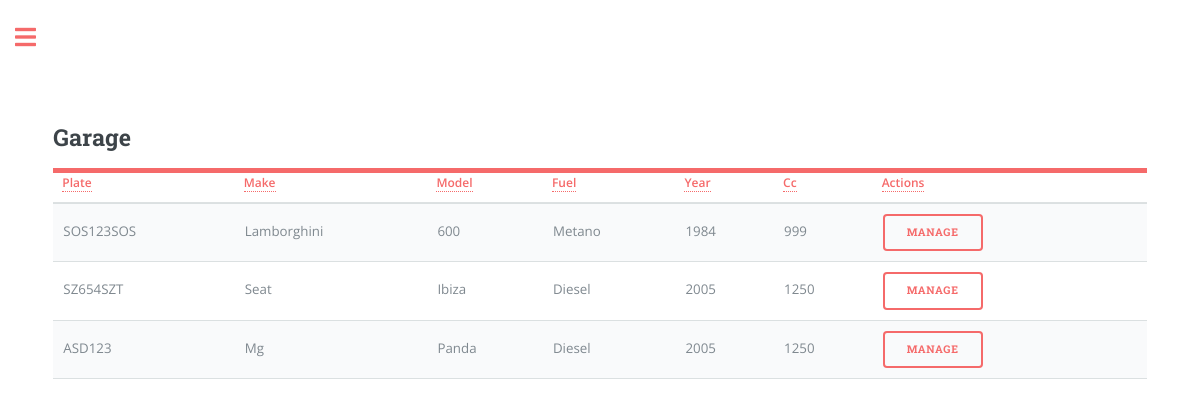
/garage_view (signed in), run on the app's committed database.
### app/models.py (models this page shows, shortened)
class Car(db.Model):
    plate = db.Column(db.String(8), primary_key=True, index=True, unique=True)
    make = db.Column(db.String(15), index=True)
    model = db.Column(db.String(15), index=True)
    fuel = db.Column(db.String(8), index=True)
    year = db.Column(db.Integer, index=True)
    cc = db.Column(db.Integer, index=True)
    user_id = db.Column(db.Integer, db.ForeignKey('user.id'))

### app/routes.py (the view)
@app.route('/garage_view', methods=['GET', 'POST'])
@login_required
def garage_view():
    user_cars = current_user.garage.all()
    return render_template('garage_view.html', title='Garage',
                           page="garage_view", user_cars=user_cars, user_name=current_user.username if current_user.is_authenticated else None)

### app/models.py (called while the page is built)
@login.user_loader
def load_user(id):
    return User.query.get(int(id))

### app/templates/garage_view.html (shortened to what this page needs)
{% extends "index.html" %}
{% block content %}
<head>
</head>
<form action="{{ url_for('garage_car') }}" method="POST">
<header id="header">
  <h2>Garage</h2>
</header>
<table class="table" id="carTable">
    <thead>
      <tr>
        <th scope="col"><a href="#" class="sort-link" data-sort="plate">Plate</a></th>
        <th scope="col"><a href="#" class="sort-link" data-sort="make">Make</a></th>
        <th scope="col"><a href="#" class="sort-link" data-sort="model">Model</a></th>
        <th scope="col"><a href="#" class="sort-link" data-sort="fuel">Fuel</a></th>
        <th scope="col"><a href="#" class="sort-link" data-sort="year">Year</a></th>
        <th scope="col"><a href="#" class="sort-link" data-sort="cc">Cc</a></th>
        <th scope="col"><a href="#" class="sort-link" data-sort="cc">Actions</a></th>
      </tr>
    </thead>
    <tbody>
      {% for car in user_cars %}
      <tr>
          <td data-sort="plate">{{ car.plate }}</td>
          <td data-sort="make">{{ car.make }}</td>
          <td data-sort="model">{{ car.model }}</td>
          <td data-sort="fuel">{{ car.fuel }}</td>
          <td data-sort="year">{{ car.year }}</td>
          <td data-sort="cc">{{ car.cc }}</td>
          <td>
            <button type="submit" class="btn btn-danger" name="garage_car" value="{{ car.plate }}">Manage</button>
        </td>
        <td>
      </tr>
      {% endfor %}
  </tbody>
</table>
</form>
{% endblock %}

### app/static/css/main.css (style rules this page uses)
html, body, div, span, applet, object, iframe, h1, h2, h3, h4, h5, h6, p, blockquote, pre, a, abbr, acronym, address, big, cite, code, del, dfn, em, img, ins, kbd, q, s, samp, small, strike, strong, sub, sup, tt, var, b, u, i, center, dl, dt, dd, ol, ul, li, fieldset, form, label, legend, table, caption, tbody, tfoot, thead, tr, th, td, article, aside, canvas, details, embed, figure, figcaption, footer, header, hgroup, menu, nav, output, ruby, section, summary, time, mark, audio, video { margin: 0; padding: 0; border: 0; font-size: 100%; font: inherit; vertical-align: baseline; }
article, aside, details, figcaption, figure, footer, header, hgroup, menu, nav, section { display: block; }
body { line-height: 1; }
table { border-collapse: collapse; border-spacing: 0; }
body { -webkit-text-size-adjust: none; }
body { -ms-overflow-style: scrollbar; }
html { box-sizing: border-box; }
*, *:before, *:after { box-sizing: inherit; }
body { background: #ffffff; }
body, input, select, textarea { color: #7f888f; font-family: "Open Sans", sans-serif; font-size: 13pt; font-weight: 400; line-height: 1.65; }
@media screen and (max-width: 1680px) { body, input, select, textarea { font-size: 11pt; } }
@media screen and (max-width: 1280px) { body, input, select, textarea { font-size: 10pt; } }
a { -moz-transition: color 0.2s ease-in-out, border-bottom-color 0.2s ease-in-out; -webkit-transition: color 0.2s ease-in-out, border-bottom-color 0.2s ease-in-out; -ms-transition: color 0.2s ease-in-out, border-bottom-color 0.2s ease-in-out; transition: color 0.2s ease-in-out, border-bottom-color 0.2s ease-in-out; border-bottom: dotted 1px; color: #f56a6a; text-decoration: none; }
h1, h2, h3, h4, h5, h6 { color: #3d4449; font-family: "Roboto Slab", serif; font-weight: 700; line-height: 1.5; margin: 0 0 1em 0; }
h2 { font-size: 1.75em; }
form { margin: 0 0 2em 0; }
table { margin: 0 0 2em 0; width: 100%; }
table tbody tr { border: solid 1px rgba(210, 215, 217, 0.75); border-left: 0; border-right: 0; }
table tbody tr:nth-child(2n + 1) { background-color: rgba(230, 235, 237, 0.25); }
table td { padding: 0.75em 0.75em; }
table th { color: #3d4449; font-size: 0.9em; font-weight: 600; padding: 0 0.75em 0.75em 0.75em; text-align: left; }
table thead { border-bottom: solid 2px rgba(210, 215, 217, 0.75); }
input[type="submit"], input[type="reset"], input[type="button"], button, .button { -moz-appearance: none; -webkit-appearance: none; -ms-appearance: none; appearance: none; -moz-transition: background-color 0.2s ease-in-out, color 0.2s ease-in-out; -webkit-transition: background-color 0.2s ease-in-out, color 0.2s ease-in-out; -ms-transition: background-color 0.2s ease-in-out, color 0.2s ease-in-out; transition: background-color 0.2s ease-in-out, color 0.2s ease-in-out; background-color: transparent; border-radius: 0.375em; border: 0; box-shadow: inset 0 0 0 2px #f56a6a; color: #f56a6a !important; cursor: pointer; display: inline-block; font-family: "Roboto Slab", serif; font-size: 0.8em; font-weight: 700; height: 3.5em; letter-spacing: 0.075em; line-height: 3.5em; padding: 0 2.25em; text-align: center; text-decoration: none; text-transform: uppercase; white-space: nowrap; }
#header { display: -moz-flex; display: -webkit-flex; display: -ms-flex; display: flex; border-bottom: solid 5px #f56a6a; padding: 2em 0 1em 0; position: relative; }
#header > * { -moz-flex: 1; -webkit-flex: 1; -ms-flex: 1; flex: 1; margin-bottom: 0; }
@media screen and (max-width: 1680px) { #header { padding-top: 5em; } }

### data on the page
Car: plate "SOS123SOS", make "Lamborghini", model "600", fuel "Metano", year "1984", cc "999"
Car: plate "SZ654SZT", make "Seat", model "Ibiza", fuel "Diesel", year "2005", cc "1250"
Car: plate "ASD123", make "Mg", model "Panda", fuel "Diesel", year "2005", cc "1250"
